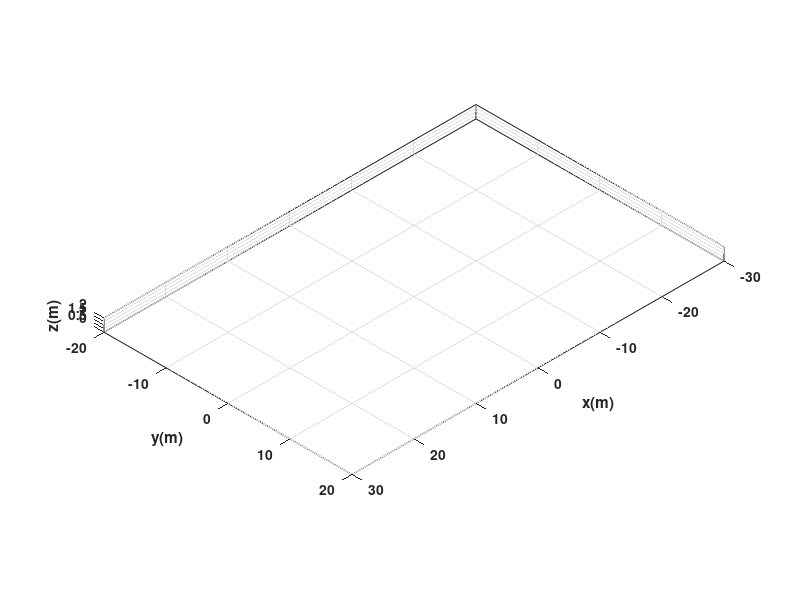

The MATLAB script that drew this image: (Note: this script raises an error after producing the figure.)
%%%%%%%%%%%%%%%%%%%  MURCIELAGO %%%%%%%%%%%%%%%%%%%%%%%%
clear
close all
clc

%%%%%%%%%%%%%%%%%%%%%%%%%%%%%% TIEMPO %%%%%%%%%%%%%%%%%%%%%%%%%%%%%%%%%%%%%

tf = 75 ;             % Tiempo de simulacion en segundos (s)
ts = 1;            % Tiempo de muestreo en segundos (s)
t = 0: ts: tf;       % Vector de tiempo
N = length(t);       % Muestras

%%%%%%%%%%%%%%%%%%%%%%%% CONDICIONES INICIALES %%%%%%%%%%%%%%%%%%%%%%%%%%%%

x1 = zeros (1,N+1);  % Posición en el centro del eje que une las ruedas (eje x) en metros (m)
y1 = zeros (1,N+1);  % Posición en el centro del eje que une las ruedas (eje y) en metros (m)
phi = zeros(1, N+1); % Orientacion del robot en radianes (rad)

x1(1) = 0;    % Posicion inicial eje x
y1(1) = -1;   % Posicion inicial eje y
phi(1) = 0;   % Orientacion inicial del robot

%%%%%%%%%%%%%%%%%%%%%%%%%%%% PUNTO DE CONTROL %%%%%%%%%%%%%%%%%%%%%%%%%%%%

hx = zeros(1, N+1);  % Posicion en el punto de control (eje x) en metros (m)
hy = zeros(1, N+1);  % Posicion en el punto de control (eje y) en metros (m)

hx(1) = x1(1); % Posicion en el punto de control del robot en el eje x
hy(1) = y1(1); % Posicion en el punto de control del robot en el eje y


%%%%%%%%%%%%%%%%%%%%%% VELOCIDADES DE REFERENCIA %%%%%%%%%%%%%%%%%%%%%%%%%%
u = [0,        0,         2,      0,        4,      0,      3.5,      0,         7,      0,        8,      0,        5,      0,        5,      0,         2,      0,         5,         0,        3.5,      0,          1.5,        0,       8,      0,        3,      0,        5,      0,          4,      0,         5,      0,        15.2,        0,        1,      0,         1,                   0,        0,         2,      0,        4,      0,      3.5,      0,       7,      0,        8,      0,        5,      0,        5,      0,         2,      0,         5,         0,        3.5,      0,          1.5,        0,       8,      0,        3,      0,        5,      0,          4,      0,     5,      0,        15.2,        0,        1,      0,         2.3]; 
w = [pi/2,     pi/4,      0,      2.5,      0,    -1.25,      0,      -0.5,      0,      -0.4,      0,     1.8,      0,      -0.4,      0,      2.7,      0,      -1  ,      0,        1.12,      0,        -0.8,       0,        -0.5,      0,      1.6,      0,      -0.2,      0,      -1.2,      0,      -0.5,      0,      2.9,      0,          1.4,        0,     3.4,      0,                   1.9,     -pi/4,      0,      -2.5,      0,    1.25,      0,      0.5,      0,      0.4,      0,     -1.8,      0,      0.4,      0,      -2.7,      0,      1  ,      0,        -1.12,      0,        0.8,       0,        0.5,      0,      -1.6,      0,      0.2,      0,      1.2,      0,      0.5,      0,      -2.9,      0,          1.4,        0,     3.14,      0]; 


%%%%%%%%%%%%%%%%%%%%%%%%% BUCLE DE SIMULACION %%%%%%%%%%%%%%%%%%%%%%%%%%%%%%%%

for k=1:N 
    
    phi(k+1)=phi(k)+w(k)*ts; % Integral numérica (método de Euler)
    
    %%%%%%%%%%%%%%%%%%%%% MODELO CINEMATICO %%%%%%%%%%%%%%%%%%%%%%%%%
    
    xp1=u(k)*cos(phi(k+1)); 
    yp1=u(k)*sin(phi(k+1));

    x1(k+1)=x1(k) + xp1*ts ; % Integral numérica (método de Euler)
    y1(k+1)=y1(k) + yp1*ts ; % Integral numérica (método de Euler)
    
    
    % Posicion del robot con respecto al punto de control
    hx(k+1)=x1(k+1); 
    hy(k+1)=y1(k+1);

end

%%%%%%%%%%%%%%%%%%%%%%%%%%%%% SIMULACION VIRTUAL 3D %%%%%%%%%%%%%%%%%%%%%%%%%%%%

% a) Configuracion de escena

scene=figure;  % Crear figura (Escena)
set(scene,'Color','white'); % Color del fondo de la escena
set(gca,'FontWeight','bold') ;% Negrilla en los ejes y etiquetas
sizeScreen=get(0,'ScreenSize'); % Retorna el tamaño de la pantalla del computador
set(scene,'position',sizeScreen); % Congigurar tamaño de la figura
camlight('headlight'); % Luz para la escena
axis equal; % Establece la relación de aspecto para que las unidades de datos sean las mismas en todas las direcciones.
grid on; % Mostrar líneas de cuadrícula en los ejes
box on; % Mostrar contorno de ejes
xlabel('x(m)'); ylabel('y(m)'); zlabel('z(m)'); % Etiqueta de los eje

view([135 35]); % Orientacion de la figura
axis([-30 30 -20 20 0 2]); % Ingresar limites minimos y maximos en los ejes x y z [minX maxX minY maxY minZ maxZ]

% b) Graficar robots en la posicion inicial
scale = 4;
MobileRobot_5;
H1=MobilePlot_4(x1(1),y1(1),phi(1),scale);hold on;

% c) Graficar Trayectorias
H2=plot3(hx(1),hy(1),0,'r','lineWidth',2);

% d) Bucle de simulacion de movimiento del robot

step=1; % pasos para simulacion

for k=1:step:N

    delete(H1);    
    delete(H2);
    
    H1=MobilePlot_4(x1(k),y1(k),phi(k),scale);
    H2=plot3(hx(1:k),hy(1:k),zeros(1,k),'r','lineWidth',2);
    
    pause(ts);

end

%%%%%%%%%%%%%%%%%%%%%%%%%%%%% Graficas %%%%%%%%%%%%%%%%%%%%%%%%%%%%
%graph=figure;  % Crear figura (Escena)
%set(graph,'position',sizeScreen); % Congigurar tamaño de la figura
%subplot(211)
%plot(t,u,'b','LineWidth',2),grid('on'),xlabel('Tiempo [s]'),ylabel('m/s'),legend('u');
%subplot(212)
%plot(t,w,'r','LineWidth',2),grid('on'),xlabel('Tiempo [s]'),ylabel('[rad/s]'),legend('w');